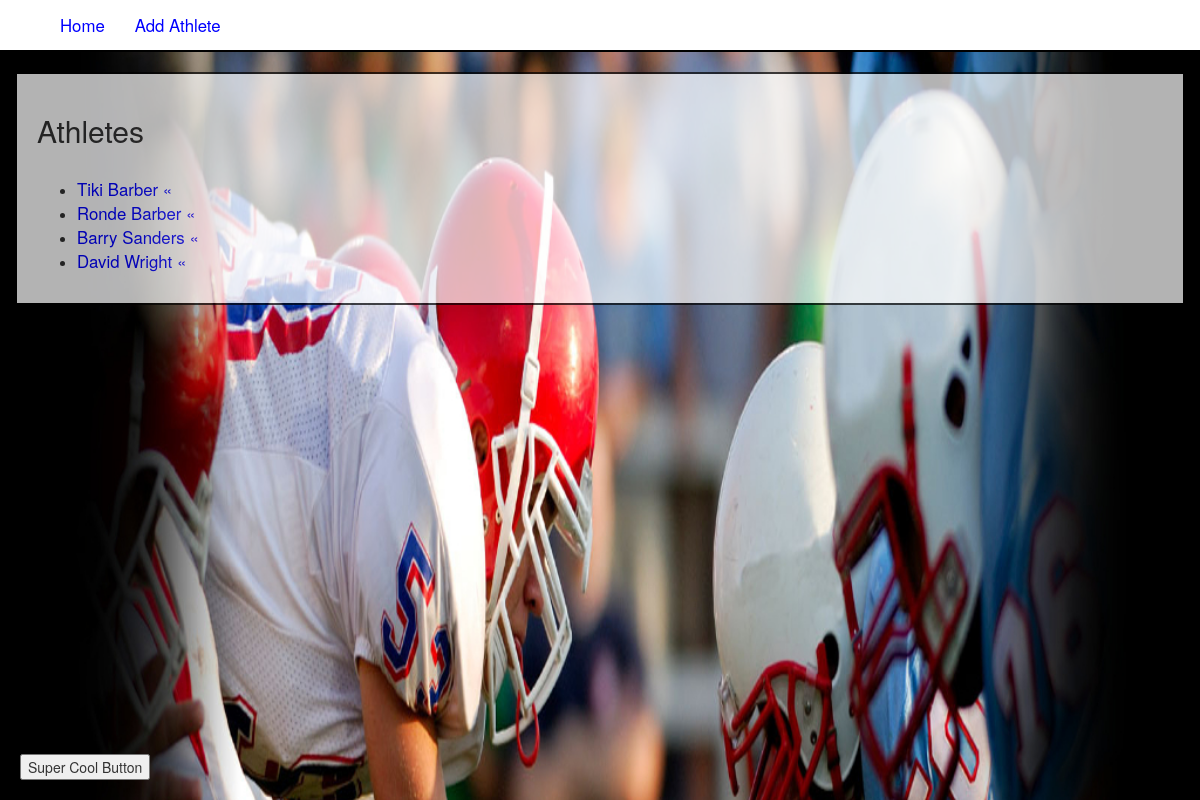
Page /crud/ on the earlier database version.
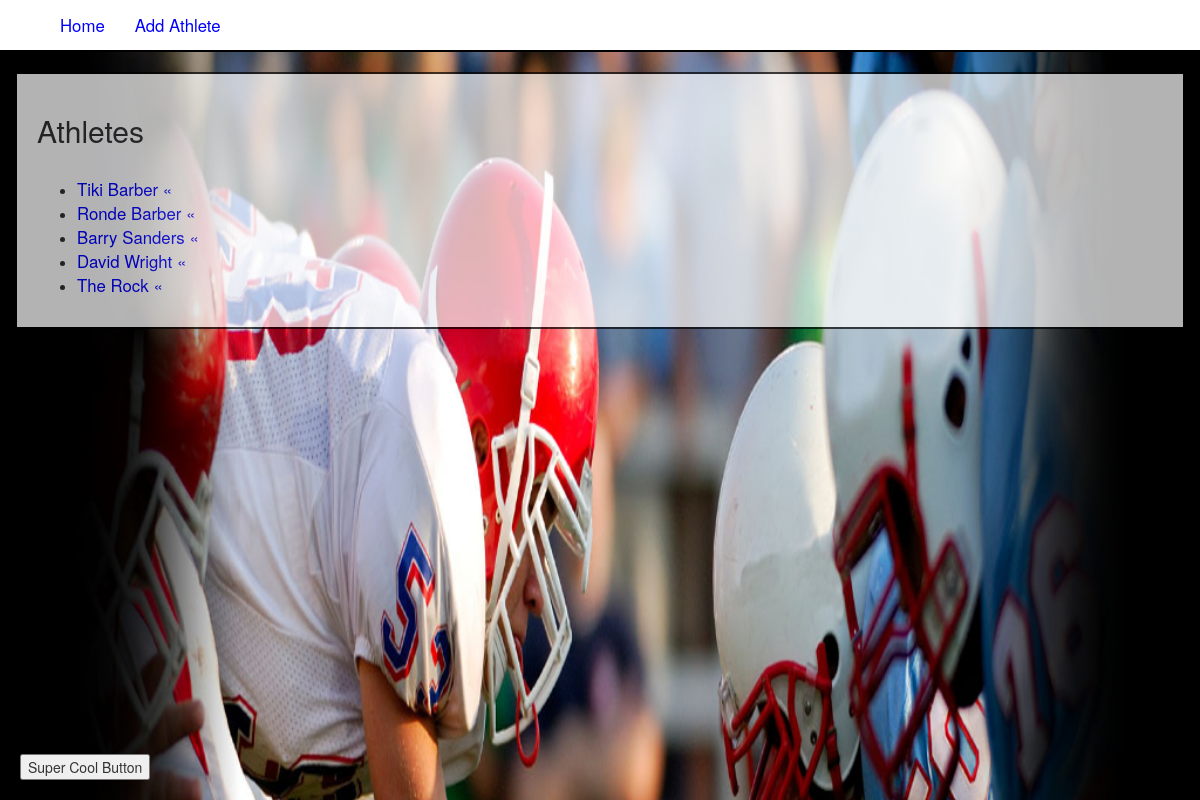
Same page on the later database version.
### crud/models.py (models this page shows, shortened)
class Athlete(models.Model):
	RECOMMENDATIONS = (
		('a', 'Hire Joe IMMEDIATELY!'),
		('b', 'Hire Joe NOW!')
		)
	first_name = models.CharField(max_length=50)
	last_name = models.CharField(max_length=50)
	sport = models.CharField(max_length=50)
	recommendation = models.CharField(max_length=1, choices=RECOMMENDATIONS)

### crud/views.py (the view)
def index(request):
	all_athletes = Athlete.objects.all()
	template = loader.get_template('crud/index.html')
	context = RequestContext(request, {
		'all_athletes' : all_athletes,
		})
	return HttpResponse(template.render(context))

### crud/templates/crud/index.html (shortened to what this page needs)
{% extends 'crud/base.html' %}
{% block body_block %}
	<div class="block-container">
		{% if all_athletes %}
		<h2>Athletes</h2><br />
			<ul>
				{% for athlete in all_athletes %}
					<li><a href="{% url 'athletes:detail' athlete.id %}">{{athlete.first_name}} {{athlete.last_name}} «</a></li>
				{% endfor %}
			</ul>
		{% else %}
			<p>No athletes are available</p>
		{% endif %}
	</div>
{% endblock %}

### crud/templates/crud/base.html (shortened to what this page needs)
<!DOCTYPE html>
<html lang="en">
  <head>
    {% load staticfiles %}
    {% load bootstrap3 %}
    {% bootstrap_css %}
    <link rel="stylesheet" type="text/css" href="{% static 'crud/style.css' %}" />
  </head>
  <body>
    <header class="top" role="header">
      <div class="container">
        <nav class="navbar-collapse collapse" role="navigation">
            <ul class="navbar-nav nav">
                <li><a href="{% url 'athletes:index' %}">Home</a></li>
                <li><a href="{% url 'athletes:add' %}">Add Athlete</a></li>
            </ul>
        </nav>
      </div>
    </header>
    <div class="container-fluid">
      {% block body_block %}{% endblock %}
    </div>
    <br />
    <div id="button-container">
      <button id='crazy-button'>Super Cool Button</button>
    </div>
  </body>
</html>

### crud/static/crud/style.css (style rules this page uses)
a { color: blue; font-size: 1.2em; }
body { background-image: url('football.jpg'); background-repeat: no-repeat; background-size: cover; height: 100%; width: 100%; }
header { background-color: white; border-bottom: 2px solid black; margin-bottom: 20px; }
.block-container { background-color: white; border: 2px solid black; height: auto; opacity: 0.7; padding: 20px; width: auto; }
#button-container { position: fixed; bottom: 20px; left: 20px; text-align: center; }
button { margin: 0 auto; }
a { -webkit-transition: text-shadow 0.2s linear; -moz-transition: text-shadow 0.2s linear; -ms-transition: text-shadow 0.2s linear; -o-transition: text-shadow 0.2s linear; transition: text-shadow 0.2s linear; }

Differences in the rows shown:
added Athlete: first_name "The", last_name "Rock"
